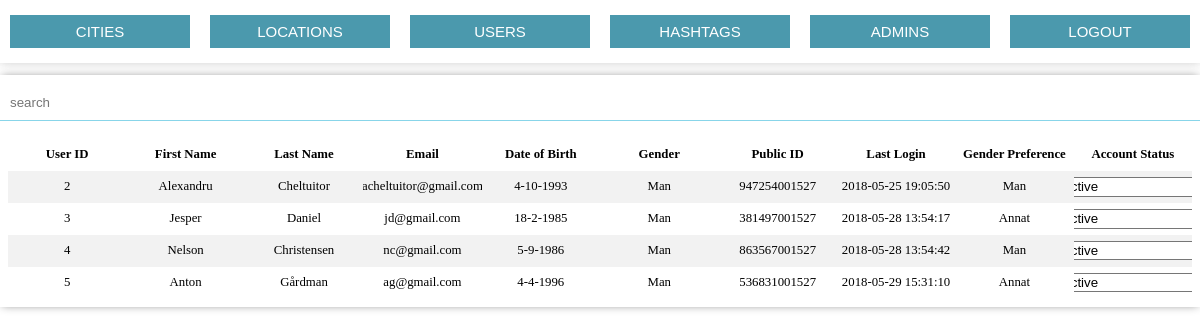
Before: /admin/index.php (signed in) with the older database file.
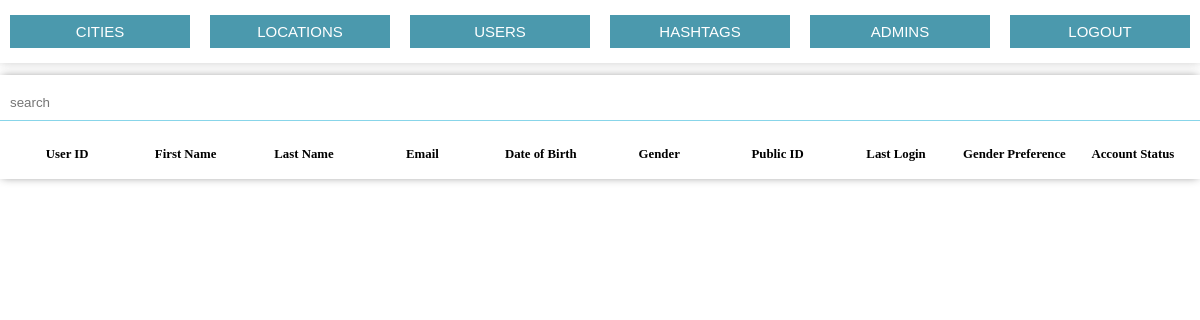
After: the same page with the newer database file.
### tables this page shows
CREATE TABLE IF NOT EXISTS `user` (
  `userID` int(11) NOT NULL AUTO_INCREMENT,
  `firstName` varchar(45) NOT NULL,
  `lastName` varchar(45) NOT NULL,
  `email` varchar(80) NOT NULL,
  `password` text NOT NULL,
  `profilePicURL` longblob,
  `dob` varchar(10) NOT NULL,
  `gender` tinyint(1) NOT NULL,
  `publicID` bigint(15) NOT NULL,
  `accountStatusID` int(11) NOT NULL,
  `lastLogin` timestamp NOT NULL DEFAULT CURRENT_TIMESTAMP,
  `genderPreference` tinyint(4) NOT NULL,
  PRIMARY KEY (`userID`),
  KEY `accountStatusID` (`accountStatusID`)
);

### admin/_include/_models/db.php (called while the page is built, shortened)
<?php
    class Database{
        function __construct($host, $user, $pwd, $db){
            $this->db = mysqli_connect($host, $user, $pwd, $db);
        }
        public function q($sql){
            return $this->db->query($sql);
        }
    }
?>

### admin/_include/show-users.php (the view)
<?php include("_include/_models/db.php"); ?>
<div><input type="text" name="search" placeholder="search" class="input-style1"></div>
<div class="table" id="user-table">
    <div class="tr th">
        <div class="td">User ID</div>
        <div class="td">First Name</div>
        <div class="td">Last Name</div>
        <div class="td">Email</div>
        <div class="td">Date of Birth</div>
        <div class="td">Gender</div>
        <div class="td">Public ID</div>
        <div class="td">Last Login</div>
        <div class="td">Gender Preference</div>
        <div class="td">Account Status</div>
    </div>
    <?php
        $db = new Database("localhost", "root", "", "projekt");
        $req = $db->q("SELECT * FROM user left join accountstatustype on accountstatustype.accountStatusID = user.accountStatusID");
        while ($row = $req->fetch_assoc()) {
            echo"
                <div class=tr>
                    <div class=td>$row[userID]</div>
                    <div class=td>$row[firstName]</div>
                    <div class=td>$row[lastName]</div>
                    <div class=td>$row[email]</div>
                    <div class=td>$row[dob]</div>
                    <div class=td>";
                        if($row["gender"] == 1)
                            echo "Man";
                        else if($row["gender"] == 2)
                            echo "Kvinna";
                        else
                            echo "Annat";
                    echo "</div>
                    <div class=td>$row[publicID]</div>
                    <div class=td>$row[lastLogin]</div>
                    <div class=td>";
                        if($row["genderPreference"] == 1)
                            echo "Man";
                        else if($row["genderPreference"] == 2)
                            echo "Kvinna";
                        else
                            echo "Annat";
                    echo"</div>
                    <div class=td>
                        <select name=admin_action id=admin_action autocomplete=off>
                            <option value=1_$row[userID] ".(($row["accountStatusID"] == 1)? "selected='selected'":"")." >Awaiting Confirmation</option>
                            <option value=2_$row[userID] ".(($row["accountStatusID"] == 2)? "selected='selected'":"")." >Active</option>
                            <option value=3_$row[userID] ".(($row["accountStatusID"] == 3)? "selected='selected'":"")." >Inactive</option>
                            <option value=4_$row[userID] ".(($row["accountStatusID"] == 4)? "selected='selected'":"")." >Block</option>
                            <option value=5_$row[userID]>Delete</option>
                        </select>
                    </div>
                </div>
            ";
        }
    ?>
</div>

### admin/index.php (shortened to what this page needs)
<!DOCTYPE html>
<html>
<head>
    <?php include("_include/_html/head.php"); ?>
</head>
<body>
    <?php
        if(isset($_SESSION["adminID"]) && !empty($_SESSION["adminID"])){
            echo "<div class=admin-top-nav>";
                include("_include/_html/admin-top-nav.php");
            echo "</div>";
        }
    ?>
    <div class="container">
        <?php
            if(isset($_SESSION["adminID"]) && !empty($_SESSION["adminID"])){
                if(isset($_GET["users"]) && !empty($_GET["users"])){
                    include("_include/show-users.php");
                }else if(isset($_GET["cities"]) && !empty($_GET["cities"])){
                    include("_include/show-cities.php");
                }else if(isset($_GET["hashtags"]) && !empty($_GET["hashtags"])){
                    include("_include/show-hashtags.php");
                }else if(isset($_GET["admins"]) && !empty($_GET["admins"])){
                    include("_include/show-admins.php");
                }else if(isset($_GET["locations"]) && !empty($_GET["locations"])){
                    include("_include/show-locations.php");
                }else{
                    include("_include/show-users.php");
                }
            }else{
                include("_include/_html/login.php");
            }
        ?>
    </div>
</body>
</html>

### admin/_include/_html/head.php (shortened to what this page needs)
<link rel="stylesheet" type="text/css" media="screen" href="_assets/_css/main.css" />

### admin/_include/_html/admin-top-nav.php
<a class="custom-button1" href="?cities=1">Cities</a>
<a class="custom-button1" href="?locations=1">Locations</a>
<a class="custom-button1" href="?users=1">Users</a>
<a class="custom-button1" href="?hashtags=1">Hashtags</a>
<a class="custom-button1" href="?admins=1">Admins</a>
<a class="custom-button1" href="_process/process-logout.php">Logout</a>

### admin/_assets/_css/main.css (style rules this page uses)
body { padding: 0; margin: 0; min-width: 800px !important; }
a { text-decoration: none; }
.admin-top-nav { width: 100%; margin: 0; padding: 5px 0px; display: inline-flex; flex-direction: row; justify-content: space-evenly; list-style-type: none; text-align: center; text-transform: uppercase; box-shadow: 0 0 10px rgba(128, 128, 128, 0.39); }
.admin-top-nav .custom-button1 { flex: 1; font: 15px Arial; }
.container { display: -webkit-box; display: -moz-box; display: -ms-flexbox; display: -moz-flex; display: -webkit-flex; display: flex; flex-direction: column; width: 100%; margin: 1% 0%; box-shadow: 0px 0px 9px -2px gray; }
.table { display: flex; flex-flow: column nowrap; font-size: .8rem; margin: 0.5rem; line-height: 1.5; flex: 1 1 auto; }
.th { display: none; font-weight: 700; background-color: #f2f2f2; }
.th > .td { white-space: normal; justify-content: center; }
.tr { width: 100%; display: flex; flex-flow: row nowrap; }
.tr:nth-of-type(odd) { background-color: #ffffff; }
.td { display: flex; flex-flow: row nowrap; flex-grow: 1; flex-basis: 0; padding: 0.5em; word-break: break-word; overflow: hidden; text-overflow: ellipsis; justify-content: center; min-width: 0px; white-space: nowrap; }
.input-style1 { width: 100%; margin: 10px 0; padding: 10px 10px; box-sizing: border-box; -webkit-box-sizing: border-box; -moz-box-sizing: border-box; transition: all 0.30s ease-in-out; -webkit-transition: all 0.30s ease-in-out; -moz-transition: all 0.30s ease-in-out; -ms-transition: all 0.30s ease-in-out; -o-transition: all 0.30s ease-in-out; outline: none; border:none; border-bottom: 1px solid #88D5E9; }
.custom-button1 { background: #4B99AD; padding: 8px 15px 8px 15px; border: none; color: #fff; margin: 10px; }
.tr:nth-of-type(even) { background-color: #f2f2f2; }

Changed rows visible on the page:
removed user: userID "2", firstName "Alexandru", lastName "Cheltuitor", email "acheltuitor@gmail.…", dob "4-10-1993", gender "Man", publicID "947254001527", lastLogin "2018-05-25 19:05…", genderPreference "Man", admin_action "Active"
removed user: userID "3", firstName "Jesper", lastName "Daniel", email "jd@gmail.com", dob "18-2-1985", gender "Man", publicID "381497001527", lastLogin "2018-05-28 13:54…", genderPreference "Annat", admin_action "Active"
removed user: userID "4", firstName "Nelson", lastName "Christensen", email "nc@gmail.com", dob "5-9-1986", gender "Man", publicID "863567001527", lastLogin "2018-05-28 13:54…", genderPreference "Man", admin_action "Active"
removed user: userID "5", firstName "Anton", lastName "Gårdman", email "ag@gmail.com", dob "4-4-1996", gender "Man", publicID "536831001527", lastLogin "2018-05-29 15:31…", genderPreference "Annat", admin_action "Active"
